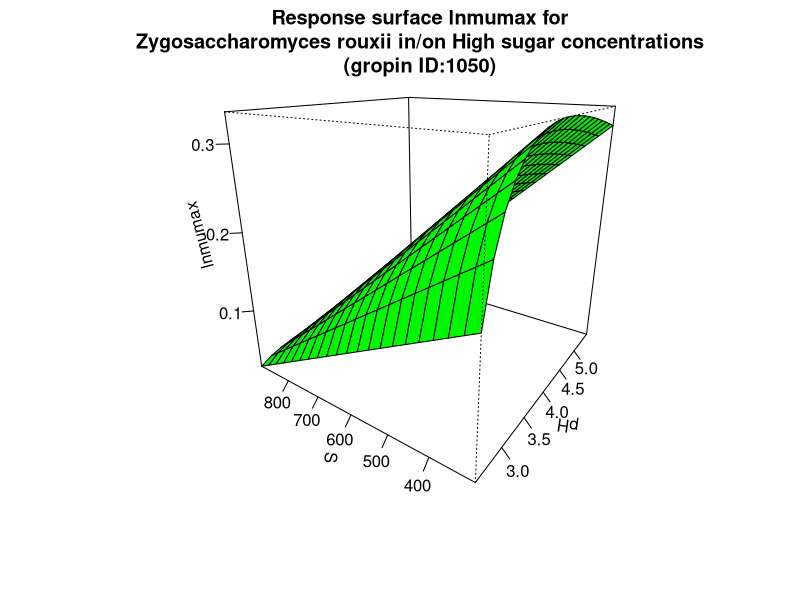

Generate this figure with R:
#############################
# start of Parameter script
#############################
pH <- seq(2.5025,5.4945054945055,length.out=21)
S <- seq(300.3,899.100899100899,length.out=21)
#############################
# end of Parameter script
#############################
############################# 
# start of Model script Gropin ID 1050 
#############################
 
# constant coefficients for this model
 
variables <- data.frame(pH,S)
argumentsPar <- expand.grid(variables)
 
# heart of the model
response_surface <- function(pH,S) {
   mumax <-0.48*(pH-2.3)*(pH-15.1)/((pH-2.3)*(pH-15.1)-(pH-4)^2)*(1-S/981)

return(mumax=mumax)
} 

# output parameters
responseSurface <- cbind(argumentsPar,response_surface(argumentsPar['pH'],argumentsPar['S']))
colnames(responseSurface) <- c(colnames(argumentsPar),'lnmumax')
#############################
# End of Model script
#############################
############################# 
# start of Visualisation script Gropin ID 1050 
#############################
persp(pH,S,matrix(unlist(responseSurface$'lnmumax'),nrow=21),col = 'green',xlab='pH',ylab='S',zlab='lnmumax',main='Response surface lnmumax for
Zygosaccharomyces rouxii in/on High sugar concentrations
(gropin ID:1050)',theta=305,phi=20,shade=0.25,ticktype = 'detailed')
#############################
# End of Visualisation script
#############################
